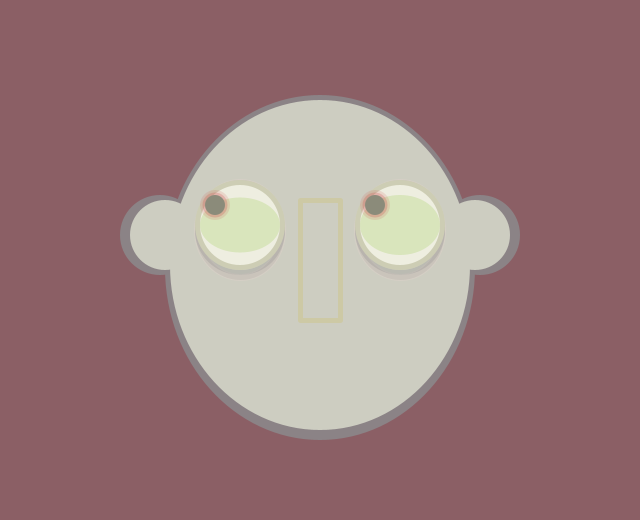
Frame 1 (no input)
Frame 60 (the mouse pressed at the canvas centre just before this capture): identical to frame 1, image omitted
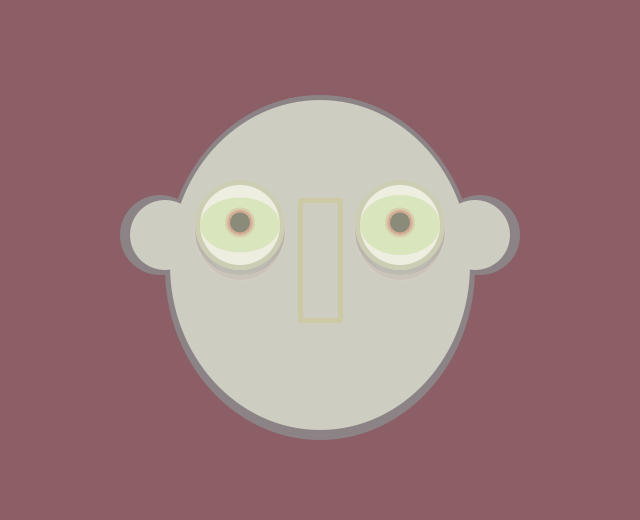
Frame 120 (the mouse held since frame 60 and released just before this capture)

The Processing sketch that drew these frames (run headless with seeded random() and noise(); from frame 60 on, the mouse is pressed at the canvas centre):

// Processing sketch: processing_73464
// ── processing_73464.pde


  
void setup() {
  size(640, 520);
  noStroke();
  smooth();
}
 
void draw() {
  background(139,95,101);
  
  //ear outline
  fill(139,131,134);
  ellipse(160, 235, 80, 80); //l. ear outline
  ellipse(480, 235, 80, 80); //r. ear outline
  //face outline
  fill(139,131,134);
  ellipseMode(CORNER);
  ellipse(165,95,310,345); 
  //ears
  ellipseMode(CENTER);
  fill(205,205,193);
  ellipse(165, 235, 70, 70); //l. ear
  ellipse(475, 235, 70, 70); //r. ear 
  //face
  fill(205,205,193);
  ellipseMode(CORNER);
  ellipse(170,100,300,330);
  //tired
  noFill();
  stroke(238,213,210,60);
  strokeWeight(7);
  strokeJoin(ROUND);
  ellipseMode(CENTER);
  ellipse(240, 230, 85, 95); //left eye
  ellipse(400, 230, 85, 95); //right eye
  //tired1
  stroke(139,137,137,40);
  strokeWeight(5);
  ellipse(240, 230, 85, 95); //left eye
  ellipse(400, 230, 85, 95); //right eye
  //tired2
  stroke(139,137,137,70);
  ellipse(240, 230, 85, 85); //left eye
  ellipse(400, 230, 85, 85); //right eye
  //eyes1
  noStroke();
  fill(205,205,180);
  ellipse(240, 225, 90, 90); //left eye
  ellipse(400, 225, 90, 90); //right eye
  //eyes2
  fill(238,238,224);
  ellipse(240, 225, 80, 80); //left eye
  ellipse(400, 225, 80, 80); //right eye
  //eyes3
  fill(162,205,90,70);
  ellipse(240, 225, 80, 55); //left eye
  ellipse(400, 225, 80, 60); //right eye
  //nose
  stroke(205,201,165);
  strokeWeight(5);
  noFill();
  strokeJoin(ROUND);
  rect(300,200,40,120);


  //makes the pupils move to follow the mouse
  noStroke();
  smooth();
  fill(139,139,122);
  float pupilX = map(mouseX, 0, width, 215, 265);
  float pupilY = map(mouseY, 0, height, 205, 240);
  float pupilA = map(mouseX, 0, width, 375, 425);
  fill(205,85,85,40);
  ellipse(pupilX, pupilY, 30, 30); //left pupil
  ellipse(pupilA, pupilY, 30, 30); //right pupil
  fill(205,85,85,70);
  ellipse(pupilX, pupilY, 25, 25); //left pupil
  ellipse(pupilA, pupilY, 25, 25); //right pupil
  fill(139,139,122);
  ellipse(pupilX, pupilY, 20, 20); //left pupil2
  ellipse(pupilA, pupilY, 20, 20); //right pupil2
  
  }
